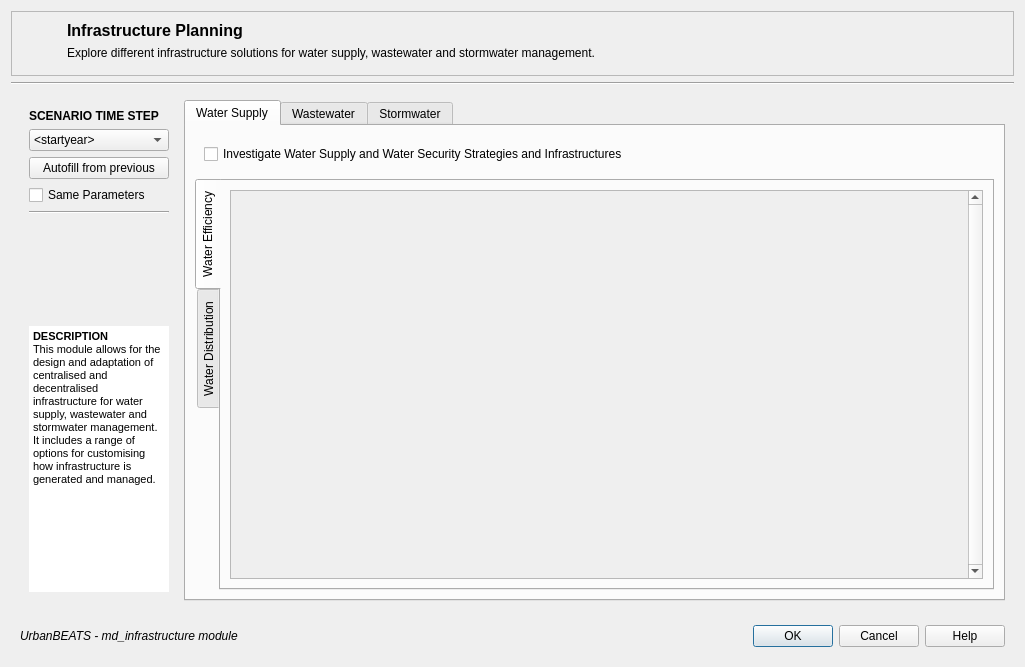
<?xml version="1.0" encoding="UTF-8"?>
<ui version="4.0">
 <class>Infrastructure_Dialog</class>
 <widget class="QDialog" name="Infrastructure_Dialog">
  <property name="geometry">
   <rect>
    <x>0</x>
    <y>0</y>
    <width>1025</width>
    <height>667</height>
   </rect>
  </property>
  <property name="minimumSize">
   <size>
    <width>0</width>
    <height>0</height>
   </size>
  </property>
  <property name="maximumSize">
   <size>
    <width>16777215</width>
    <height>16777215</height>
   </size>
  </property>
  <property name="windowTitle">
   <string>Infrastructure Planning Module</string>
  </property>
  <property name="windowIcon">
   <iconset resource="../graphics/ubeats.qrc">
    <normaloff>:/icons/Bench-icon.png</normaloff>:/icons/Bench-icon.png</iconset>
  </property>
  <layout class="QVBoxLayout" name="verticalLayout">
   <item>
    <widget class="QFrame" name="title_frame">
     <property name="maximumSize">
      <size>
       <width>16777215</width>
       <height>65</height>
      </size>
     </property>
     <property name="frameShape">
      <enum>QFrame::StyledPanel</enum>
     </property>
     <property name="frameShadow">
      <enum>QFrame::Raised</enum>
     </property>
     <layout class="QGridLayout" name="gridLayout">
      <item row="0" column="0" rowspan="3">
       <widget class="QLabel" name="module_logo">
        <property name="minimumSize">
         <size>
          <width>40</width>
          <height>40</height>
         </size>
        </property>
        <property name="maximumSize">
         <size>
          <width>40</width>
          <height>40</height>
         </size>
        </property>
        <property name="text">
         <string/>
        </property>
        <property name="pixmap">
         <pixmap resource="../graphics/ubeats.qrc">:/icons/Bench-icon.png</pixmap>
        </property>
        <property name="scaledContents">
         <bool>true</bool>
        </property>
       </widget>
      </item>
      <item row="0" column="2">
       <widget class="QLabel" name="title">
        <property name="font">
         <font>
          <pointsize>12</pointsize>
          <weight>75</weight>
          <bold>true</bold>
         </font>
        </property>
        <property name="text">
         <string>Infrastructure Planning</string>
        </property>
       </widget>
      </item>
      <item row="1" column="2">
       <widget class="QLabel" name="subtitle">
        <property name="text">
         <string>Explore different infrastructure solutions for water supply, wastewater and stormwater management.</string>
        </property>
        <property name="wordWrap">
         <bool>false</bool>
        </property>
       </widget>
      </item>
     </layout>
    </widget>
   </item>
   <item>
    <widget class="Line" name="title_line">
     <property name="orientation">
      <enum>Qt::Horizontal</enum>
     </property>
    </widget>
   </item>
   <item>
    <widget class="QWidget" name="module_widget" native="true">
     <layout class="QHBoxLayout" name="horizontalLayout_6">
      <item>
       <widget class="QWidget" name="sidebar_widget" native="true">
        <property name="sizePolicy">
         <sizepolicy hsizetype="Fixed" vsizetype="Preferred">
          <horstretch>0</horstretch>
          <verstretch>0</verstretch>
         </sizepolicy>
        </property>
        <property name="minimumSize">
         <size>
          <width>0</width>
          <height>0</height>
         </size>
        </property>
        <property name="maximumSize">
         <size>
          <width>16777215</width>
          <height>16777215</height>
         </size>
        </property>
        <layout class="QVBoxLayout" name="verticalLayout_2">
         <item>
          <widget class="QLabel" name="sidebar_title">
           <property name="text">
            <string>&lt;html&gt;&lt;head/&gt;&lt;body&gt;&lt;p&gt;&lt;span style=&quot; font-weight:600;&quot;&gt;SCENARIO TIME STEP&lt;/span&gt;&lt;/p&gt;&lt;/body&gt;&lt;/html&gt;</string>
           </property>
          </widget>
         </item>
         <item>
          <widget class="QComboBox" name="year_combo">
           <property name="minimumSize">
            <size>
             <width>100</width>
             <height>0</height>
            </size>
           </property>
           <item>
            <property name="text">
             <string>&lt;startyear&gt;</string>
            </property>
           </item>
          </widget>
         </item>
         <item>
          <widget class="QPushButton" name="autofillButton">
           <property name="text">
            <string>Autofill from previous</string>
           </property>
          </widget>
         </item>
         <item>
          <widget class="QCheckBox" name="same_params">
           <property name="text">
            <string>Same Parameters</string>
           </property>
          </widget>
         </item>
         <item>
          <widget class="Line" name="sidebar_line">
           <property name="orientation">
            <enum>Qt::Horizontal</enum>
           </property>
          </widget>
         </item>
         <item>
          <widget class="QLabel" name="module_img">
           <property name="sizePolicy">
            <sizepolicy hsizetype="Preferred" vsizetype="Fixed">
             <horstretch>0</horstretch>
             <verstretch>0</verstretch>
            </sizepolicy>
           </property>
           <property name="minimumSize">
            <size>
             <width>140</width>
             <height>100</height>
            </size>
           </property>
           <property name="maximumSize">
            <size>
             <width>140</width>
             <height>100</height>
            </size>
           </property>
           <property name="text">
            <string/>
           </property>
           <property name="pixmap">
            <pixmap>:/images/images/md_infrastructrue_gi.jpg</pixmap>
           </property>
          </widget>
         </item>
         <item>
          <widget class="QTextBrowser" name="description">
           <property name="minimumSize">
            <size>
             <width>140</width>
             <height>0</height>
            </size>
           </property>
           <property name="maximumSize">
            <size>
             <width>140</width>
             <height>16777215</height>
            </size>
           </property>
           <property name="frameShape">
            <enum>QFrame::NoFrame</enum>
           </property>
           <property name="html">
            <string>&lt;!DOCTYPE HTML PUBLIC &quot;-//W3C//DTD HTML 4.0//EN&quot; &quot;http://www.w3.org/TR/REC-html40/strict.dtd&quot;&gt;
&lt;html&gt;&lt;head&gt;&lt;meta name=&quot;qrichtext&quot; content=&quot;1&quot; /&gt;&lt;style type=&quot;text/css&quot;&gt;
p, li { white-space: pre-wrap; }
&lt;/style&gt;&lt;/head&gt;&lt;body style=&quot; font-family:'MS Shell Dlg 2'; font-size:8.25pt; font-weight:400; font-style:normal;&quot;&gt;
&lt;p style=&quot; margin-top:0px; margin-bottom:0px; margin-left:0px; margin-right:0px; -qt-block-indent:0; text-indent:0px;&quot;&gt;&lt;span style=&quot; font-size:8pt; font-weight:600;&quot;&gt;DESCRIPTION&lt;/span&gt;&lt;/p&gt;
&lt;p style=&quot; margin-top:0px; margin-bottom:0px; margin-left:0px; margin-right:0px; -qt-block-indent:0; text-indent:0px;&quot;&gt;&lt;span style=&quot; font-size:8pt;&quot;&gt;This module allows for the design and adaptation of centralised and decentralised infrastructure for water supply, wastewater and stormwater management. It includes a range of options for customising how infrastructure is generated and managed.&lt;/span&gt;&lt;/p&gt;&lt;/body&gt;&lt;/html&gt;</string>
           </property>
          </widget>
         </item>
        </layout>
       </widget>
      </item>
      <item>
       <widget class="QTabWidget" name="spatialmapping_widget">
        <property name="enabled">
         <bool>true</bool>
        </property>
        <property name="currentIndex">
         <number>0</number>
        </property>
        <widget class="QWidget" name="supply">
         <attribute name="title">
          <string>Water Supply</string>
         </attribute>
         <layout class="QVBoxLayout" name="verticalLayout_14">
          <item>
           <layout class="QVBoxLayout" name="verticalLayout_39">
            <property name="leftMargin">
             <number>9</number>
            </property>
            <property name="topMargin">
             <number>9</number>
            </property>
            <property name="rightMargin">
             <number>9</number>
            </property>
            <property name="bottomMargin">
             <number>9</number>
            </property>
            <item>
             <widget class="QCheckBox" name="planning_check_2">
              <property name="text">
               <string>Investigate Water Supply and Water Security Strategies and Infrastructures</string>
              </property>
             </widget>
            </item>
           </layout>
          </item>
          <item>
           <widget class="QTabWidget" name="sanitation_options_2">
            <property name="tabPosition">
             <enum>QTabWidget::West</enum>
            </property>
            <property name="currentIndex">
             <number>0</number>
            </property>
            <widget class="QWidget" name="efficiency">
             <attribute name="title">
              <string>Water Efficiency</string>
             </attribute>
             <layout class="QVBoxLayout" name="verticalLayout_13">
              <item>
               <widget class="QScrollArea" name="inputs_scrollArea_7">
                <property name="frameShape">
                 <enum>QFrame::StyledPanel</enum>
                </property>
                <property name="verticalScrollBarPolicy">
                 <enum>Qt::ScrollBarAlwaysOn</enum>
                </property>
                <property name="widgetResizable">
                 <bool>true</bool>
                </property>
                <widget class="QWidget" name="inputs_contents_4">
                 <property name="geometry">
                  <rect>
                   <x>0</x>
                   <y>0</y>
                   <width>738</width>
                   <height>399</height>
                  </rect>
                 </property>
                 <layout class="QVBoxLayout" name="verticalLayout_12"/>
                </widget>
               </widget>
              </item>
             </layout>
            </widget>
            <widget class="QWidget" name="distribution">
             <attribute name="title">
              <string>Water Distribution</string>
             </attribute>
             <layout class="QVBoxLayout" name="verticalLayout_9">
              <item>
               <widget class="QScrollArea" name="inputs_scrollArea_6">
                <property name="frameShape">
                 <enum>QFrame::StyledPanel</enum>
                </property>
                <property name="verticalScrollBarPolicy">
                 <enum>Qt::ScrollBarAlwaysOn</enum>
                </property>
                <property name="widgetResizable">
                 <bool>true</bool>
                </property>
                <widget class="QWidget" name="inputs_contents_3">
                 <property name="geometry">
                  <rect>
                   <x>0</x>
                   <y>0</y>
                   <width>81</width>
                   <height>28</height>
                  </rect>
                 </property>
                 <layout class="QVBoxLayout" name="verticalLayout_11"/>
                </widget>
               </widget>
              </item>
             </layout>
            </widget>
           </widget>
          </item>
         </layout>
        </widget>
        <widget class="QWidget" name="wastewater">
         <attribute name="title">
          <string>Wastewater</string>
         </attribute>
         <layout class="QVBoxLayout" name="verticalLayout_3">
          <item>
           <layout class="QVBoxLayout" name="verticalLayout_38">
            <property name="leftMargin">
             <number>9</number>
            </property>
            <property name="topMargin">
             <number>9</number>
            </property>
            <property name="rightMargin">
             <number>9</number>
            </property>
            <property name="bottomMargin">
             <number>9</number>
            </property>
            <item>
             <widget class="QCheckBox" name="planning_check">
              <property name="text">
               <string> Generate wastewater infrastructure and assess centralisation and decentralisation options</string>
              </property>
             </widget>
            </item>
           </layout>
          </item>
          <item>
           <widget class="QTabWidget" name="sanitation_options">
            <property name="tabPosition">
             <enum>QTabWidget::West</enum>
            </property>
            <property name="currentIndex">
             <number>0</number>
            </property>
            <widget class="QWidget" name="sanitation_options">
             <attribute name="title">
              <string>Sanitation Options</string>
             </attribute>
             <layout class="QVBoxLayout" name="verticalLayout_49">
              <item>
               <widget class="QScrollArea" name="inputs_scrollArea_3">
                <property name="frameShape">
                 <enum>QFrame::StyledPanel</enum>
                </property>
                <property name="verticalScrollBarPolicy">
                 <enum>Qt::ScrollBarAlwaysOn</enum>
                </property>
                <property name="widgetResizable">
                 <bool>true</bool>
                </property>
                <widget class="QWidget" name="inputs_contents_5">
                 <property name="geometry">
                  <rect>
                   <x>0</x>
                   <y>0</y>
                   <width>738</width>
                   <height>399</height>
                  </rect>
                 </property>
                 <layout class="QVBoxLayout" name="verticalLayout_46">
                  <item>
                   <layout class="QVBoxLayout" name="verticalLayout_50">
                    <property name="leftMargin">
                     <number>9</number>
                    </property>
                    <property name="topMargin">
                     <number>9</number>
                    </property>
                    <property name="rightMargin">
                     <number>9</number>
                    </property>
                    <property name="bottomMargin">
                     <number>9</number>
                    </property>
                    <item>
                     <widget class="QLabel" name="label_2">
                      <property name="text">
                       <string>&lt;html&gt;&lt;head/&gt;&lt;body&gt;&lt;p&gt;&lt;span style=&quot; font-weight:600;&quot;&gt;Define Wastewater Treatment Plants&lt;/span&gt;&lt;/p&gt;&lt;/body&gt;&lt;/html&gt;</string>
                      </property>
                     </widget>
                    </item>
                    <item>
                     <widget class="QLabel" name="label">
                      <property name="text">
                       <string>Define the names, location and capacity of the case study's wastewater treatment plants (note: must define at least one)</string>
                      </property>
                      <property name="wordWrap">
                       <bool>true</bool>
                      </property>
                     </widget>
                    </item>
                    <item>
                     <widget class="QTableWidget" name="tableWidget">
                      <property name="verticalScrollBarPolicy">
                       <enum>Qt::ScrollBarAlwaysOn</enum>
                      </property>
                      <property name="alternatingRowColors">
                       <bool>true</bool>
                      </property>
                      <property name="sortingEnabled">
                       <bool>true</bool>
                      </property>
                      <attribute name="horizontalHeaderCascadingSectionResizes">
                       <bool>true</bool>
                      </attribute>
                      <attribute name="horizontalHeaderDefaultSectionSize">
                       <number>130</number>
                      </attribute>
                      <attribute name="horizontalHeaderStretchLastSection">
                       <bool>false</bool>
                      </attribute>
                      <row>
                       <property name="text">
                        <string>1</string>
                       </property>
                      </row>
                      <row>
                       <property name="text">
                        <string>2</string>
                       </property>
                      </row>
                      <column>
                       <property name="text">
                        <string>Name</string>
                       </property>
                      </column>
                      <column>
                       <property name="text">
                        <string>x (Long)</string>
                       </property>
                      </column>
                      <column>
                       <property name="text">
                        <string>y (Lat)</string>
                       </property>
                      </column>
                      <column>
                       <property name="text">
                        <string>z (Elev)</string>
                       </property>
                      </column>
                      <column>
                       <property name="text">
                        <string>Capacity [ML]</string>
                       </property>
                      </column>
                     </widget>
                    </item>
                    <item>
                     <widget class="QWidget" name="widget_2" native="true">
                      <layout class="QHBoxLayout" name="horizontalLayout_10">
                       <item>
                        <spacer name="horizontalSpacer_77">
                         <property name="orientation">
                          <enum>Qt::Horizontal</enum>
                         </property>
                         <property name="sizeHint" stdset="0">
                          <size>
                           <width>40</width>
                           <height>20</height>
                          </size>
                         </property>
                        </spacer>
                       </item>
                       <item>
                        <widget class="QPushButton" name="pushButton">
                         <property name="text">
                          <string>Add Row...</string>
                         </property>
                         <property name="icon">
                          <iconset resource="../graphics/ubeats.qrc">
                           <normaloff>:/icons/add-icon.png</normaloff>:/icons/add-icon.png</iconset>
                         </property>
                        </widget>
                       </item>
                       <item>
                        <widget class="QPushButton" name="pushButton_2">
                         <property name="text">
                          <string>Delete</string>
                         </property>
                         <property name="icon">
                          <iconset resource="../graphics/ubeats.qrc">
                           <normaloff>:/icons/delete-icon.png</normaloff>:/icons/delete-icon.png</iconset>
                         </property>
                        </widget>
                       </item>
                       <item>
                        <widget class="QPushButton" name="pushButton_3">
                         <property name="text">
                          <string>Reset</string>
                         </property>
                        </widget>
                       </item>
                       <item>
                        <widget class="QPushButton" name="pushButton_4">
                         <property name="text">
                          <string>Import...</string>
                         </property>
                         <property name="icon">
                          <iconset resource="../graphics/ubeats.qrc">
                           <normaloff>:/icons/import-icon.png</normaloff>:/icons/import-icon.png</iconset>
                         </property>
                        </widget>
                       </item>
                       <item>
                        <widget class="QPushButton" name="pushButton_5">
                         <property name="text">
                          <string>Export...</string>
                         </property>
                         <property name="icon">
                          <iconset resource="../graphics/ubeats.qrc">
                           <normaloff>:/icons/export-icon.png</normaloff>:/icons/export-icon.png</iconset>
                         </property>
                        </widget>
                       </item>
                      </layout>
                     </widget>
                    </item>
                   </layout>
                  </item>
                 </layout>
                </widget>
               </widget>
              </item>
             </layout>
            </widget>
            <widget class="QWidget" name="sewer_network">
             <attribute name="title">
              <string>Sewer Network</string>
             </attribute>
             <layout class="QVBoxLayout" name="verticalLayout_7">
              <item>
               <widget class="QScrollArea" name="inputs_scrollArea_2">
                <property name="frameShape">
                 <enum>QFrame::StyledPanel</enum>
                </property>
                <property name="verticalScrollBarPolicy">
                 <enum>Qt::ScrollBarAlwaysOn</enum>
                </property>
                <property name="widgetResizable">
                 <bool>true</bool>
                </property>
                <widget class="QWidget" name="inputs_contents_2">
                 <property name="geometry">
                  <rect>
                   <x>0</x>
                   <y>0</y>
                   <width>421</width>
                   <height>282</height>
                  </rect>
                 </property>
                 <layout class="QVBoxLayout" name="verticalLayout_4">
                  <item>
                   <layout class="QVBoxLayout" name="verticalLayout_23">
                    <property name="leftMargin">
                     <number>9</number>
                    </property>
                    <property name="topMargin">
                     <number>9</number>
                    </property>
                    <property name="rightMargin">
                     <number>9</number>
                    </property>
                    <property name="bottomMargin">
                     <number>9</number>
                    </property>
                    <item>
                     <widget class="QLabel" name="label_4">
                      <property name="text">
                       <string>&lt;html&gt;&lt;head/&gt;&lt;body&gt;&lt;p&gt;&lt;span style=&quot; font-weight:600;&quot;&gt;Sewer Infrastructure Generation&lt;/span&gt;&lt;/p&gt;&lt;/body&gt;&lt;/html&gt;</string>
                      </property>
                     </widget>
                    </item>
                    <item>
                     <widget class="QWidget" name="widget_4" native="true">
                      <layout class="QHBoxLayout" name="horizontalLayout_12">
                       <item>
                        <widget class="QLabel" name="label_5">
                         <property name="text">
                          <string>&lt;html&gt;&lt;head/&gt;&lt;body&gt;&lt;p&gt;Select Network Generation Method:&lt;/p&gt;&lt;/body&gt;&lt;/html&gt;</string>
                         </property>
                        </widget>
                       </item>
                       <item>
                        <spacer name="horizontalSpacer_3">
                         <property name="orientation">
                          <enum>Qt::Horizontal</enum>
                         </property>
                         <property name="sizeType">
                          <enum>QSizePolicy::Fixed</enum>
                         </property>
                         <property name="sizeHint" stdset="0">
                          <size>
                           <width>20</width>
                           <height>20</height>
                          </size>
                         </property>
                        </spacer>
                       </item>
                       <item>
                        <widget class="QRadioButton" name="radioButton_2">
                         <property name="toolTip">
                          <string>&lt;html&gt;&lt;head/&gt;&lt;body&gt;&lt;p&gt;Max Maurer's super network generator&lt;/p&gt;&lt;/body&gt;&lt;/html&gt;</string>
                         </property>
                         <property name="whatsThis">
                          <string>&lt;html&gt;&lt;head/&gt;&lt;body&gt;&lt;p&gt;Max maurer's super method&lt;/p&gt;&lt;/body&gt;&lt;/html&gt;</string>
                         </property>
                         <property name="text">
                          <string>SND</string>
                         </property>
                        </widget>
                       </item>
                       <item>
                        <widget class="QRadioButton" name="radioButton_3">
                         <property name="text">
                          <string>UWIM</string>
                         </property>
                        </widget>
                       </item>
                       <item>
                        <widget class="QRadioButton" name="radioButton_4">
                         <property name="text">
                          <string>Mixed</string>
                         </property>
                        </widget>
                       </item>
                       <item>
                        <spacer name="horizontalSpacer">
                         <property name="orientation">
                          <enum>Qt::Horizontal</enum>
                         </property>
                         <property name="sizeHint" stdset="0">
                          <size>
                           <width>40</width>
                           <height>20</height>
                          </size>
                         </property>
                        </spacer>
                       </item>
                      </layout>
                     </widget>
                    </item>
                    <item>
                     <widget class="QStackedWidget" name="stackedWidget">
                      <property name="currentIndex">
                       <number>1</number>
                      </property>
                      <widget class="QWidget" name="page_5">
                       <layout class="QVBoxLayout" name="verticalLayout_6">
                        <item>
                         <widget class="QGroupBox" name="groupBox">
                          <property name="title">
                           <string>SND</string>
                          </property>
                         </widget>
                        </item>
                       </layout>
                      </widget>
                      <widget class="QWidget" name="page_6">
                       <layout class="QVBoxLayout" name="verticalLayout_8">
                        <item>
                         <widget class="QGroupBox" name="groupBox_2">
                          <property name="maximumSize">
                           <size>
                            <width>16777213</width>
                            <height>16777215</height>
                           </size>
                          </property>
                          <property name="title">
                           <string>UWIM</string>
                          </property>
                         </widget>
                        </item>
                       </layout>
                      </widget>
                      <widget class="QWidget" name="page_7">
                       <layout class="QVBoxLayout" name="verticalLayout_21">
                        <item>
                         <widget class="QGroupBox" name="groupBox_3">
                          <property name="title">
                           <string>Mixed SND and UWIM</string>
                          </property>
                          <layout class="QVBoxLayout" name="verticalLayout_19">
                           <item>
                            <widget class="QScrollArea" name="scrollArea">
                             <property name="frameShape">
                              <enum>QFrame::NoFrame</enum>
                             </property>
                             <property name="verticalScrollBarPolicy">
                              <enum>Qt::ScrollBarAlwaysOn</enum>
                             </property>
                             <property name="horizontalScrollBarPolicy">
                              <enum>Qt::ScrollBarAsNeeded</enum>
                             </property>
                             <property name="widgetResizable">
                              <bool>true</bool>
                             </property>
                             <widget class="QWidget" name="scrollAreaWidgetContents_7">
                              <property name="geometry">
                               <rect>
                                <x>0</x>
                                <y>0</y>
                                <width>83</width>
                                <height>30</height>
                               </rect>
                              </property>
                             </widget>
                            </widget>
                           </item>
                          </layout>
                         </widget>
                        </item>
                       </layout>
                      </widget>
                     </widget>
                    </item>
                    <item>
                     <widget class="QLabel" name="label_3">
                      <property name="text">
                       <string>&lt;html&gt;&lt;head/&gt;&lt;body&gt;&lt;p&gt;Pipe Material and Specifications&lt;/p&gt;&lt;/body&gt;&lt;/html&gt;</string>
                      </property>
                     </widget>
                    </item>
                    <item>
                     <widget class="QWidget" name="widget_3" native="true">
                      <layout class="QHBoxLayout" name="horizontalLayout_11">
                       <item>
                        <widget class="QRadioButton" name="radioButton">
                         <property name="text">
                          <string>Uniform Material</string>
                         </property>
                        </widget>
                       </item>
                       <item>
                        <widget class="QComboBox" name="comboBox">
                         <item>
                          <property name="text">
                           <string>Cast Iron</string>
                          </property>
                         </item>
                         <item>
                          <property name="text">
                           <string>Concrete</string>
                          </property>
                         </item>
                         <item>
                          <property name="text">
                           <string>HDPE</string>
                          </property>
                         </item>
                         <item>
                          <property name="text">
                           <string>PVC</string>
                          </property>
                         </item>
                        </widget>
                       </item>
                       <item>
                        <spacer name="horizontalSpacer_2">
                         <property name="orientation">
                          <enum>Qt::Horizontal</enum>
                         </property>
                         <property name="sizeHint" stdset="0">
                          <size>
                           <width>40</width>
                           <height>20</height>
                          </size>
                         </property>
                        </spacer>
                       </item>
                      </layout>
                     </widget>
                    </item>
                   </layout>
                  </item>
                 </layout>
                </widget>
               </widget>
              </item>
             </layout>
            </widget>
            <widget class="QWidget" name="odc_assess">
             <attribute name="title">
              <string>ODC Assessment</string>
             </attribute>
             <layout class="QVBoxLayout" name="verticalLayout_48">
              <item>
               <widget class="QScrollArea" name="inputs_scrollArea_5">
                <property name="frameShape">
                 <enum>QFrame::StyledPanel</enum>
                </property>
                <property name="verticalScrollBarPolicy">
                 <enum>Qt::ScrollBarAlwaysOn</enum>
                </property>
                <property name="widgetResizable">
                 <bool>true</bool>
                </property>
                <widget class="QWidget" name="inputs_contents_6">
                 <property name="geometry">
                  <rect>
                   <x>0</x>
                   <y>0</y>
                   <width>81</width>
                   <height>28</height>
                  </rect>
                 </property>
                 <layout class="QVBoxLayout" name="verticalLayout_47"/>
                </widget>
               </widget>
              </item>
             </layout>
            </widget>
           </widget>
          </item>
         </layout>
        </widget>
        <widget class="QWidget" name="stormwater">
         <attribute name="title">
          <string>Stormwater</string>
         </attribute>
         <widget class="QWidget" name="layoutWidget_2">
          <property name="geometry">
           <rect>
            <x>10</x>
            <y>10</y>
            <width>801</width>
            <height>35</height>
           </rect>
          </property>
          <layout class="QVBoxLayout" name="verticalLayout_42">
           <property name="leftMargin">
            <number>9</number>
           </property>
           <property name="topMargin">
            <number>9</number>
           </property>
           <property name="rightMargin">
            <number>9</number>
           </property>
           <property name="bottomMargin">
            <number>9</number>
           </property>
           <item>
            <widget class="QCheckBox" name="planning_check_3">
             <property name="text">
              <string>Investigate Stormwater Management Strategies and Drainage Infrastructure Solutions</string>
             </property>
            </widget>
           </item>
          </layout>
         </widget>
         <widget class="QTabWidget" name="sanitation_options_3">
          <property name="geometry">
           <rect>
            <x>10</x>
            <y>50</y>
            <width>801</width>
            <height>421</height>
           </rect>
          </property>
          <property name="tabPosition">
           <enum>QTabWidget::West</enum>
          </property>
          <property name="currentIndex">
           <number>0</number>
          </property>
          <widget class="QWidget" name="runoff">
           <attribute name="title">
            <string>Runoff Management</string>
           </attribute>
           <layout class="QVBoxLayout" name="verticalLayout_15">
            <item>
             <widget class="QScrollArea" name="inputs_scrollArea_8">
              <property name="frameShape">
               <enum>QFrame::StyledPanel</enum>
              </property>
              <property name="verticalScrollBarPolicy">
               <enum>Qt::ScrollBarAlwaysOn</enum>
              </property>
              <property name="widgetResizable">
               <bool>true</bool>
              </property>
              <widget class="QWidget" name="inputs_contents_7">
               <property name="geometry">
                <rect>
                 <x>0</x>
                 <y>0</y>
                 <width>738</width>
                 <height>395</height>
                </rect>
               </property>
               <layout class="QVBoxLayout" name="verticalLayout_16"/>
              </widget>
             </widget>
            </item>
           </layout>
          </widget>
          <widget class="QWidget" name="drainage">
           <attribute name="title">
            <string>Draiange System</string>
           </attribute>
           <layout class="QVBoxLayout" name="verticalLayout_17">
            <item>
             <widget class="QScrollArea" name="inputs_scrollArea_9">
              <property name="frameShape">
               <enum>QFrame::StyledPanel</enum>
              </property>
              <property name="verticalScrollBarPolicy">
               <enum>Qt::ScrollBarAlwaysOn</enum>
              </property>
              <property name="widgetResizable">
               <bool>true</bool>
              </property>
              <widget class="QWidget" name="inputs_contents_8">
               <property name="geometry">
                <rect>
                 <x>0</x>
                 <y>0</y>
                 <width>81</width>
                 <height>28</height>
                </rect>
               </property>
               <layout class="QVBoxLayout" name="verticalLayout_20"/>
              </widget>
             </widget>
            </item>
           </layout>
          </widget>
         </widget>
        </widget>
       </widget>
      </item>
     </layout>
    </widget>
   </item>
   <item>
    <widget class="QWidget" name="footer" native="true">
     <property name="minimumSize">
      <size>
       <width>0</width>
       <height>40</height>
      </size>
     </property>
     <property name="maximumSize">
      <size>
       <width>16777215</width>
       <height>40</height>
      </size>
     </property>
     <layout class="QHBoxLayout" name="horizontalLayout">
      <item>
       <widget class="QLabel" name="footer_lbl">
        <property name="text">
         <string>&lt;html&gt;&lt;head/&gt;&lt;body&gt;&lt;p&gt;&lt;span style=&quot; font-style:italic;&quot;&gt;UrbanBEATS - md_infrastructure module&lt;/span&gt;&lt;/p&gt;&lt;/body&gt;&lt;/html&gt;</string>
        </property>
       </widget>
      </item>
      <item>
       <widget class="QDialogButtonBox" name="buttonBox">
        <property name="orientation">
         <enum>Qt::Horizontal</enum>
        </property>
        <property name="standardButtons">
         <set>QDialogButtonBox::Cancel|QDialogButtonBox::Ok</set>
        </property>
       </widget>
      </item>
      <item>
       <widget class="QPushButton" name="help_button">
        <property name="text">
         <string>Help</string>
        </property>
        <property name="icon">
         <iconset resource="../graphics/ubeats.qrc">
          <normaloff>:/icons/Help-icon.png</normaloff>:/icons/Help-icon.png</iconset>
        </property>
       </widget>
      </item>
     </layout>
    </widget>
   </item>
  </layout>
 </widget>
 <tabstops>
  <tabstop>year_combo</tabstop>
  <tabstop>same_params</tabstop>
  <tabstop>description</tabstop>
  <tabstop>buttonBox</tabstop>
  <tabstop>help_button</tabstop>
 </tabstops>
 <resources>
  <include location="../graphics/ubeats.qrc"/>
 </resources>
 <connections>
  <connection>
   <sender>buttonBox</sender>
   <signal>accepted()</signal>
   <receiver>Infrastructure_Dialog</receiver>
   <slot>accept()</slot>
   <hints>
    <hint type="sourcelabel">
     <x>248</x>
     <y>254</y>
    </hint>
    <hint type="destinationlabel">
     <x>157</x>
     <y>274</y>
    </hint>
   </hints>
  </connection>
  <connection>
   <sender>buttonBox</sender>
   <signal>rejected()</signal>
   <receiver>Infrastructure_Dialog</receiver>
   <slot>reject()</slot>
   <hints>
    <hint type="sourcelabel">
     <x>316</x>
     <y>260</y>
    </hint>
    <hint type="destinationlabel">
     <x>286</x>
     <y>274</y>
    </hint>
   </hints>
  </connection>
 </connections>
</ui>
